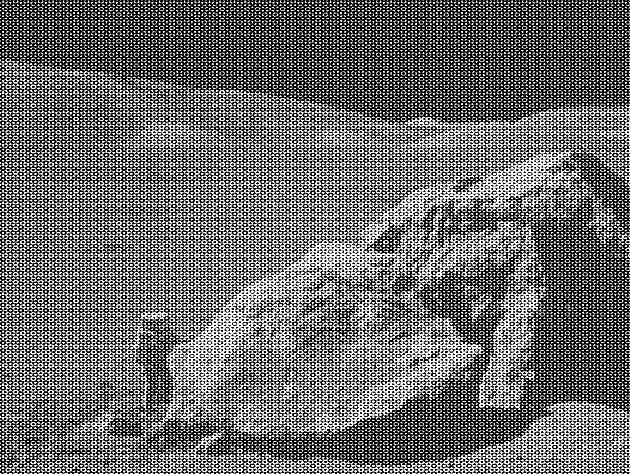
#> input picture moonlanding.png, 630 x 474 px
$ jupyter execute --allow-errors 09ex_Algorithms.ipynb
#> lines starting #> are read from the running program, lines starting #| are printed output that depends on the picture
1\. **Maximum wind speed prediction at the Sprogø station**

The exercise goal is to predict the maximum wind speed occurring every 50 years even if no measure exists for such a period. The available data are only measured over 21 years at the Sprogø meteorological station located in Denmark.

The annual maxima are supposed to fit a normal probability density function. However such function is not going to be estimated because it gives a probability from a wind speed maxima. Finding the maximum wind speed occurring every 50 years requires the opposite approach, the result needs to be found from a defined probability. That is the quantile function role and the exercise goal will be to find it. In the current model, it is supposed that the maximum wind speed occurring every 50 years is defined as the upper 2% quantile.

By definition, the quantile function is the inverse of the cumulative distribution function. The latter describes the probability distribution of an annual maxima. In the exercise, the cumulative probability $p_i$ for a given year i is defined as $p_i = i/(N+1)$ with $N = 21$, the number of measured years. Thus it will be possible to calculate the cumulative probability of every measured wind speed maxima. From those experimental points, the scipy.interpolate module will be very useful for fitting the quantile function. Finally the 50 years maxima is going to be evaluated from the cumulative probability of the 2% quantile.

Practically, load the dataset:

```python
import numpy as np
max_speeds = np.load('max-speeds.npy')
years_nb = max_speeds.shape[0]
```

Compute then the cumulative probability $p_i$ (`cprob`) and sort the maximum speeds from the data. Use then the  UnivariateSpline from scipy.interpolate to define a quantile function and thus estimate the probabilities.

In the current model, the maximum wind speed occurring every 50 years is defined as the upper 2% quantile. As a result, the cumulative probability value will be:

```python
fifty_prob = 1. - 0.02
```

So the storm wind speed occurring every 50 years can be guessed as:

``` python
fifty_wind = quantile_func(fifty_prob)
```

[cell 1]
import numpy as np
from scipy.interpolate import UnivariateSpline

# Load the dataset
#> (the rest of this cell did not finish here and is left out)

2\. **Curve fitting of temperature in Alaska**

The temperature extremes in Alaska for each month, starting in January, are given by (in degrees Celcius):

max:  17,  19,  21,  28,  33,  38, 37,  37,  31,  23,  19,  18

min: -62, -59, -56, -46, -32, -18, -9, -13, -25, -46, -52, -58

* Plot these temperature extremes.
* Define a function that can describe min and max temperatures.
* Fit this function to the data with scipy.optimize.curve_fit().
* Plot the result. Is the fit reasonable? If not, why?
* Is the time offset for min and max temperatures the same within the fit accuracy?

[cell 2]
import matplotlib.pyplot as plt
from scipy import optimize as opt

month=[1,2,3,4,5,6,7,8,9,10,11,12]
max=[17, 19, 21, 28, 33, 38, 37, 37, 31, 23, 19, 18]
min=[-62, -59, -56, -46, -32, -18, -9, -13, -25, -46, -52, -58]

#1
fig,ax=plt.subplots(1,2,figsize=(10,5))
ax[0].plot(month,max,'ro-',label="Max T")
ax[0].plot(month,min,'bo-',label="Min T")
ax[0].set_xlabel("Month")
ax[0].set_ylabel("Temperature [°C]")
ax[0].set_xticks(np.arange(1,13,1))
ax[0].set_yticks(np.arange(-65,50,10))
ax[0].set_axisbelow(True)
ax[0].grid(color='gray', linestyle='-',alpha=0.7)


#2
def T_func(x,mu,sigma, n, offset):
    return n/np.sqrt(2*np.pi*sigma**2)*np.exp(-0.5*(x-mu)**2/sigma**2)+offset

#3
par_max,cov_max=opt.curve_fit(T_func,month,max,p0=(7,1,1,20))
par_min,cov_min=opt.curve_fit(T_func,month,min,p0=(7,1,1,-60))

#4
x = np.linspace(1, 12, 100)
ax[1].plot(month,max,'ro-',label="Max T")
ax[1].plot(month,min,'bo-',label="Min T")
ax[1].set_xlabel("Month")
ax[1].set_ylabel("Temperature [°C]")
ax[1].set_xticks(np.arange(1,13,1))
ax[1].set_yticks(np.arange(-65,50,10))
ax[1].plot(x,T_func(x,*par_max),'--',label='Fitting Max')
ax[1].plot(x,T_func(x,*par_min),'--',label='Fitting Min')
ax[1].set_axisbelow(True)
ax[1].grid(color='gray', linestyle='-',alpha=0.7)
plt.tight_layout()
plt.legend()
plt.show()
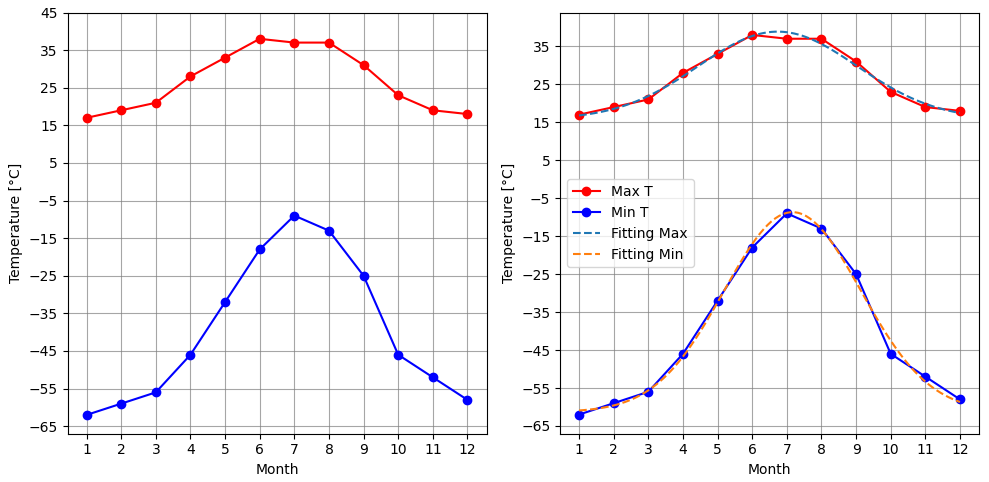
#> figure drawn by matplotlib, 2 panels; panel 1: curve peaks at x = 6, y = 38; panel 1: curve peaks at x = 7, y = -9; panel 2: curve peaks at x = 6, y = 38; panel 2: curve peaks at x = 7, y = -9

3\. **2D minimization of a six-hump camelback function**

$$
f(x,y) = \left(4-2.1x^2+\frac{x^4}{3} \right) x^2 +xy + (4y^2 -4)y^2
$$

has multiple global and local minima. Find the global minima of this function.

Hints:

* Variables can be restricted to $-2 < x < 2$ and $-1 < y < 1$.
* Use numpy.meshgrid() and pylab.imshow() to find visually the regions.
* Use scipy.optimize.minimize(), optionally trying out several of its methods.

How many global minima are there, and what is the function value at those points? What happens for an initial guess of $(x, y) = (0, 0)$ ?

[cell 3]
import numpy as np
import matplotlib.pyplot as plt
from scipy.optimize import minimize

# Define the six-hump camelback function
def camelback_function(x):
    return (4 - 2.1 * x[0]**2 + x[0]**4 / 3) * x[0]**2 + x[0] * x[1] + (4 * x[1]**2 - 4) * x[1]**2

# Create a grid for visualization
x_values = np.linspace(-2, 2, 400)
y_values = np.linspace(-1, 1, 200)
X, Y = np.meshgrid(x_values, y_values)
Z = camelback_function([X, Y])

# Visualize the function
plt.figure(figsize=(8, 6))
plt.imshow(Z, extent=[-2, 2, -1, 1], origin='lower', cmap='viridis', alpha=0.8)
plt.colorbar(label='Function Value')
plt.title('Six-Hump Camelback Function')
plt.xlabel('x')
plt.ylabel('y')
plt.show()
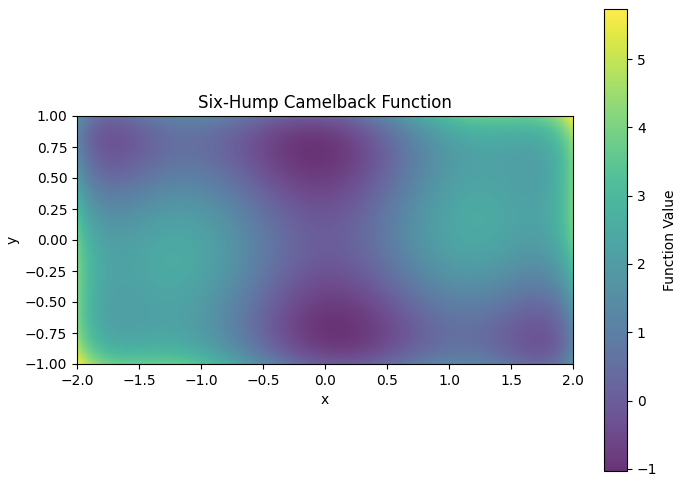
#> figure drawn by matplotlib, 2 panels

# Define the optimization bounds
bounds = [(-2, 2), (-1, 1)]

# Find the global minima using scipy.optimize.minimize
result = minimize(camelback_function, x0=[0, 0], bounds=bounds)

# Print the results
print("Global Minima:")
print(f"Number of minima found: {result.nfev}")
print(f"Optimal parameters (x, y): {result.x}")
print(f"Minimum function value: {result.fun}")

4\. **FFT of a simple dataset**

Performe a periodicity analysis on the lynxs-hares population

[cell 4]
import numpy as np
import matplotlib.pyplot as plt

# Sample data (replace this with your lynx-hare population data)
time = np.arange(0, 300, 1)  # Time points
population = 50 * np.sin(2 * np.pi * 0.03 * time) + 30 * np.sin(2 * np.pi * 0.1 * time) + np.random.normal(0, 5, size=len(time))

# Perform FFT
fft_result = np.fft.fft(population)
freq = np.fft.fftfreq(len(time), d=(time[1] - time[0]))

# Plot the original data
plt.figure(figsize=(12, 4))
plt.subplot(1, 2, 1)
plt.plot(time, population)
plt.title('Lynx-Hare Population Over Time')
plt.xlabel('Time')
plt.ylabel('Population')

# Plot the FFT result
plt.subplot(1, 2, 2)
plt.plot(freq, np.abs(fft_result))
plt.title('FFT of Lynx-Hare Population')
plt.xlabel('Frequency')
plt.ylabel('Amplitude')
plt.xlim(0, 0.5)  # Show only positive frequencies
plt.grid(True)

plt.tight_layout()
plt.show()
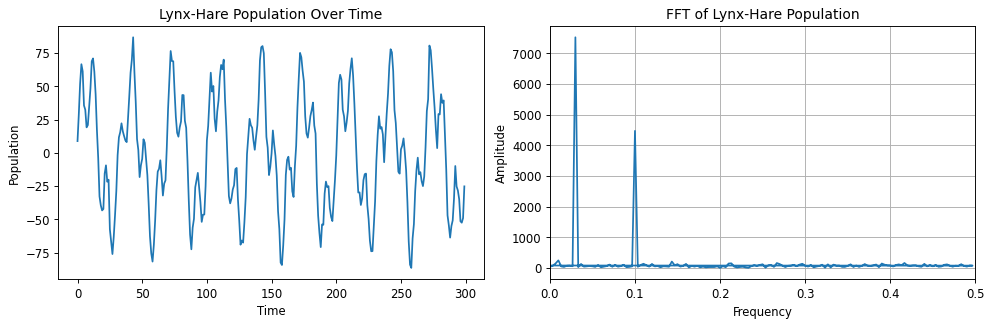
#> figure drawn by matplotlib, 2 panels; panel 1: curve peaks at x = 43, y = 86.71

5\. **FFT of an image**

* Examine the provided image `moonlanding.png`, which is heavily contaminated with periodic noise. In this exercise, we aim to clean up the noise using the Fast Fourier Transform.
* Load the image using pylab.imread().
* Find and use the 2-D FFT function in scipy.fftpack, and plot the spectrum (Fourier transform of) the image. Do you have any trouble visualising the spectrum? If so, why?
* The spectrum consists of high and low frequency components. The noise is contained in the high-frequency part of the spectrum, so set some of those components to zero (use array slicing).
* Apply the inverse Fourier transform to see the resulting image.

[cell 5]
import numpy as np
import matplotlib.pyplot as plt
from scipy.fftpack import fft2, ifft2, fftshift

# Load the image using pylab.imread()
image = plt.imread('moonlanding.png').astype(float)
#> image: shape (474, 630) float64; min 0, max 1, mean 0.424

# Perform 2-D FFT
fft_result = fft2(image)

# Shift zero frequency components to the center
fft_result_shifted = fftshift(fft_result)

# Plot the spectrum
plt.figure(figsize=(10, 5))
plt.subplot(1, 2, 1)
plt.imshow(np.log(np.abs(fft_result_shifted) + 1), cmap='gray')
plt.title('Spectrum (log scale)')
plt.axis('off')

# Set high-frequency components to zero (noise removal)
rows, cols = image.shape
#> rows = 474; cols = 630
r, c = rows // 2, cols // 2
#> r = 237; c = 315
radius = 30  # Adjust this parameter to control the amount of noise removal

# Set high-frequency components in the spectrum to zero
fft_result_shifted[r - radius:r + radius, c - radius:c + radius] = 0

# Apply inverse Fourier transform
filtered_image = np.abs(ifft2(fftshift(fft_result_shifted)))
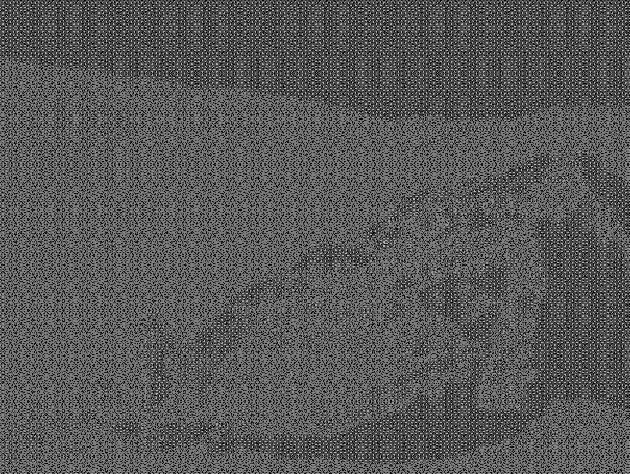
#> filtered_image: shape (474, 630) float64; min 7.04e-05, max 0.79, mean 0.348

# Plot the cleaned image
plt.subplot(1, 2, 2)
plt.imshow(filtered_image, cmap='gray')
plt.title('Cleaned Image')
plt.axis('off')

plt.show()
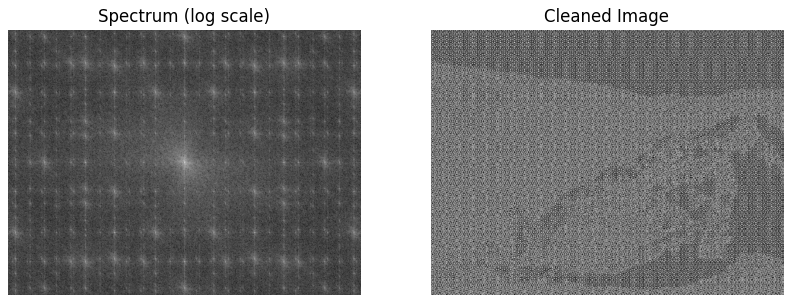
#> figure drawn by matplotlib, 2 panels
